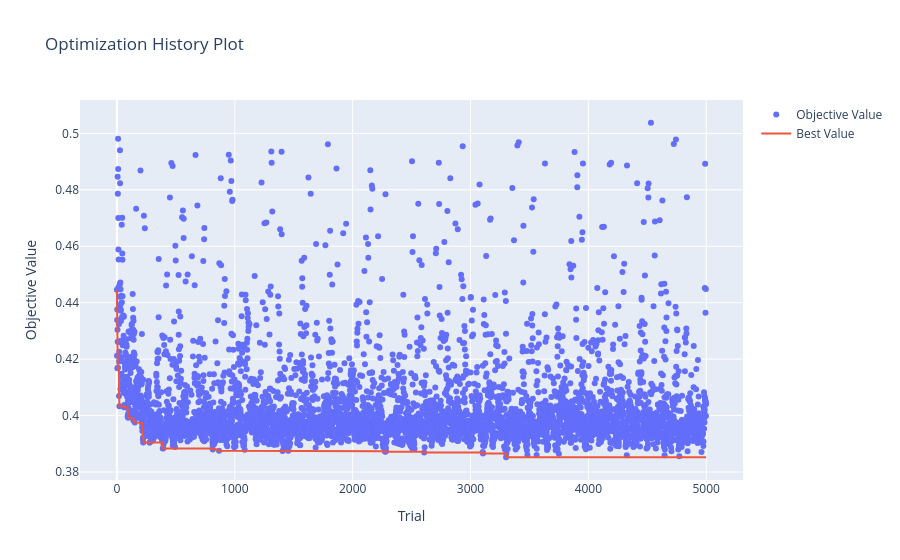

The code cell stored with this chart in its notebook:
### Code cell
# Plot optimisation history
plot_optimization_history(study)

### Figure 1 — Plotly figure (JSON) as saved in the notebook; plotly's stock layout.template omitted (floating-point values rounded to 4 significant figures; data arrays with more than 128 entries replaced by an {"elided": "..."} marker saying what was removed)
{"data": [{"mode": "markers", "name": "Objective Value", "type": "scatter", "x": {"elided": "5000 int values"}, "y": {"elided": "5000 float values"}}, {"mode": "lines", "name": "Best Value", "type": "scatter", "x": {"elided": "5000 int values"}, "y": {"elided": "5000 float values"}}, {"marker": {"color": "#cccccc"}, "mode": "markers", "name": "Infeasible Trial", "showlegend": false, "type": "scatter", "x": [], "y": []}], "layout": {"autosize": true, "title": {"text": "Optimization History Plot"}, "xaxis": {"autorange": true, "range": [-305.3, 5304.0], "title": {"text": "Trial"}, "type": "linear"}, "yaxis": {"autorange": true, "range": [0.3754, 0.5135], "title": {"text": "Objective Value"}, "type": "linear"}}}
